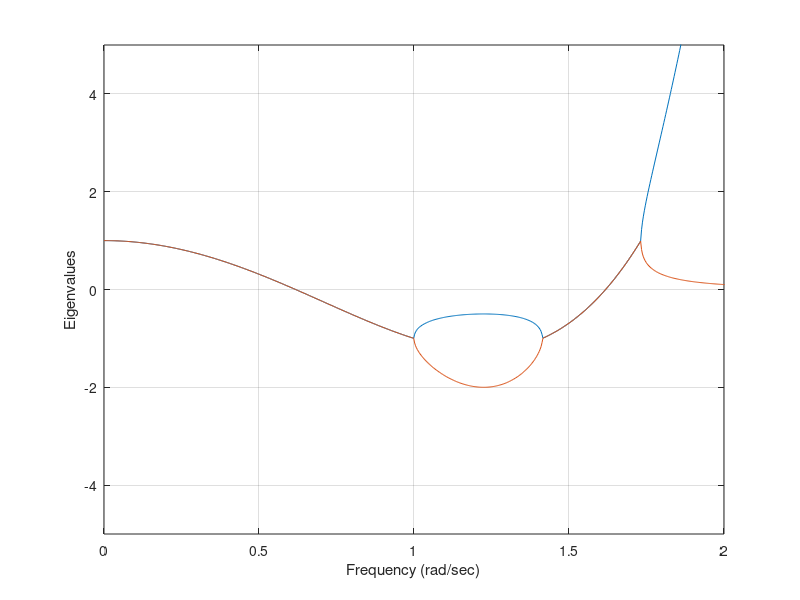
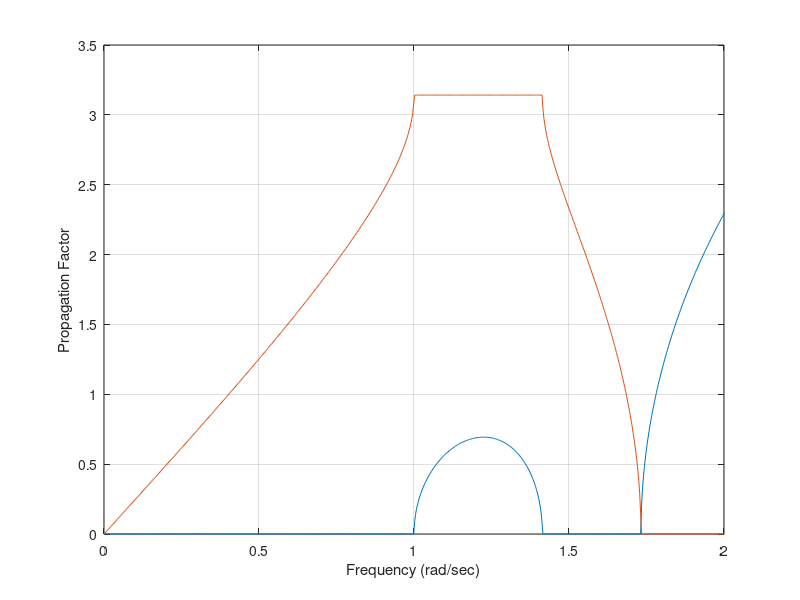
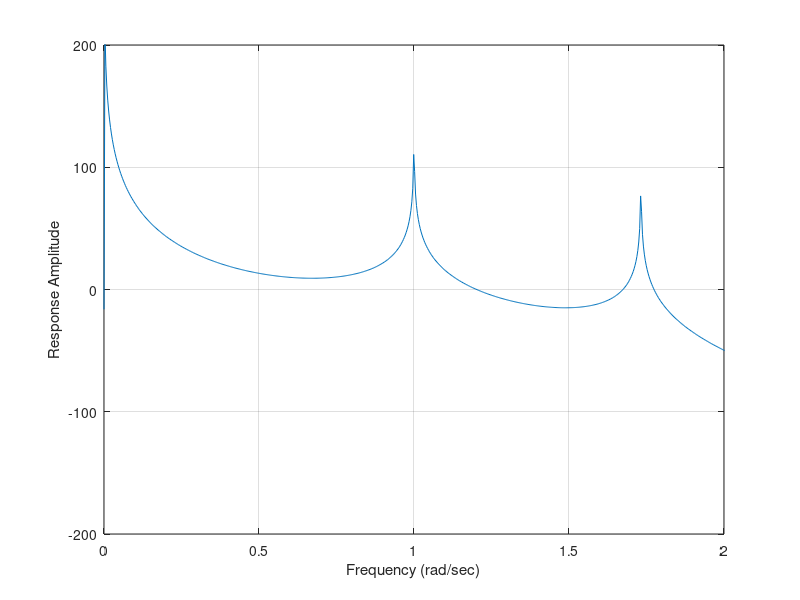
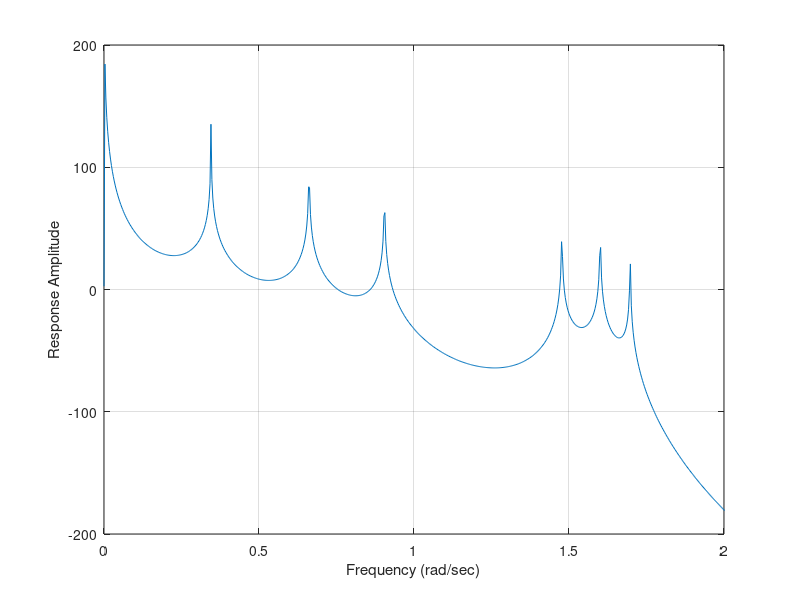

These figures' MATLAB source, in order:
clear all
close all
clc

m=1; k=1;
mc=[m,0,0;0,m,0;0,0,m];
kc=[k,-k,0;-k,2*k,-k;0,-k,k];
M=2*m;
K=2*k;
M7=[M,0,0,0,0,0,0; ...
    0,m,0,0,0,0,0; ...
    0,0,M,0,0,0,0; ...
    0,0,0,m,0,0,0; ...
    0,0,0,0,M,0,0; ...
    0,0,0,0,0,m,0; ...
    0,0,0,0,0,0,M];
K7=[k,-k,0,0,0,0,0; ...
    -k,K,-k,0,0,0,0; ...
    0,-k,K,-k,0,0,0; ...
    0,0,-k,K,-k,0,0; ...
    0,0,0,-k,K,-k,0; ...
    0,0,0,0,-k,K,-k; ...
    0,0,0,0,0,-k,k];
for ii=1:1001
    freq(ii)=(ii-1)*0.003;
    KD3=kc-freq(ii)*freq(ii)*mc;
    KD7=K7-freq(ii)*freq(ii)*M7;
    X3(ii)=20*log([0,0,1]*pinv(KD3)*[1;0;0]);
    X7(ii)=20*log([0,0,0,0,0,0,1]*pinv(KD7)*[1;0;0;0;0;0;0]);
    X21=-KD3(2,1)/KD3(2,2);
    X23=-KD3(2,3)/KD3(2,2);
    KD=[KD3(1,1)+KD3(1,2)*X21, KD3(1,3)+KD3(1,2)*X23; ...
        KD3(3,1)+KD3(3,2)*X21, KD3(3,3)+KD3(3,2)*X23];
    TT=[-KD(1,1)/KD(1,2)                1/KD(1,2)
        KD(2,2)*KD(1,1)/KD(1,2)-KD(2,1) -KD(2,2)/KD(1,2)];
    Lamda(:,ii)=(eig(TT));
    Mew(ii)=acosh(0.5*(Lamda(1,ii)+Lamda(2,ii)));
end
figure(1); plot(freq,Lamda(1,:),freq,Lamda(2,:)); grid
xlabel('Frequency (rad/sec)')
ylabel('Eigenvalues')
axis([0,2,-5,5])
figure(2); plot(freq,real(Mew),freq,abs(imag(Mew))); grid   
xlabel('Frequency (rad/sec)')
ylabel('Propagation Factor')
axis([0,2,0,3.5])
figure(3); plot(freq,X3); grid   
xlabel('Frequency (rad/sec)')
ylabel('Response Amplitude')
axis([0,2,-200,200])
figure(4); plot(freq,X7); grid   
xlabel('Frequency (rad/sec)')
ylabel('Response Amplitude')
axis([0,2,-200,200])
